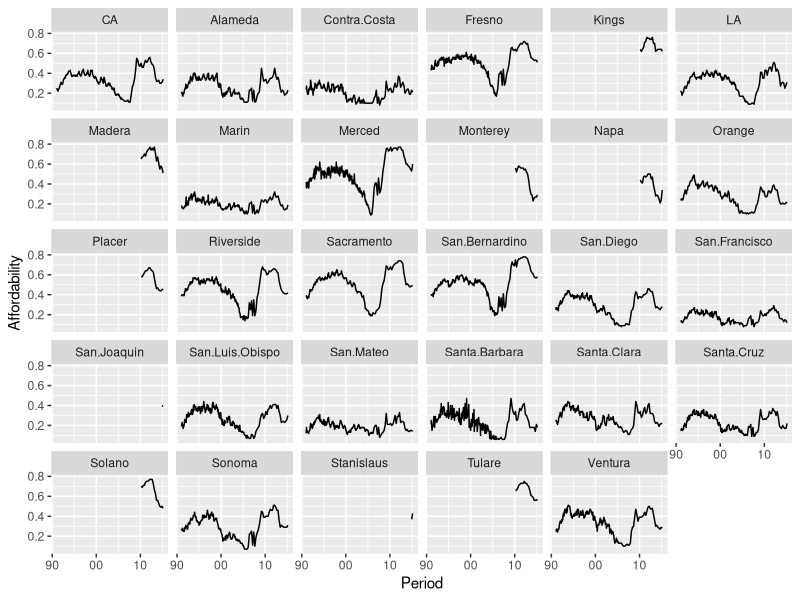
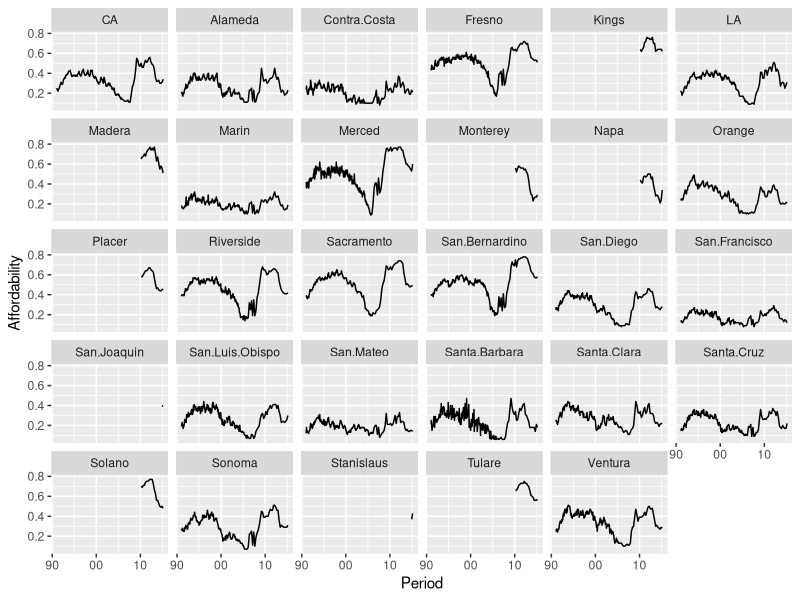

The R script that drew these images, in order:
######################
# Load Packages
######################
require(ggplot2)
require(reshape2)
require(scales)

######################
### Load & Clean Data
######################
# Assumes data can be found in ../data from R working directory (location of script)
cars = read.csv('../data/cars_affordability.csv', stringsAsFactors = FALSE)
DirtyPeriod = cars$Period

#clean dates
cleanPeriod = function(per){
  day = '01'
  q2m = c('Mar', 'Jun', 'Sep', 'Dec')
  
  perdate = as.Date(paste0(day,'-',per), '%d-%b-%y')
  if(is.na(perdate)){
    yr_q = as.numeric(strsplit(per,'\\.')[[1]])
    m = q2m[yr_q[2]]
    perdate = as.Date(paste(day,m,yr_q[1],sep='-'), '%d-%b-%Y')
  }
  return(as.character(perdate))
}

cars$Period = as.Date(sapply(DirtyPeriod, cleanPeriod))



#####################
### Testing...
#####################

make_image_name = function(base_name,filetype='png'){
  return(paste0(base_name, '_', format(Sys.time(), "%Y%m%d_%H%M%S"), '.', filetype))
}

metal = melt(cars, id.vars='Period', variable.name='County', value.name='Affordability')

# save a simple viz
linegrid = ggplot(metal, aes(x=Period, y=Affordability)) + geom_line() + facet_wrap(~County) + scale_x_date(labels = date_format("%y"))
linegrid
ggsave(filename = make_image_name('county_affordability_grid'), plot=linegrid, path='../image', width = 10, height = 7)


